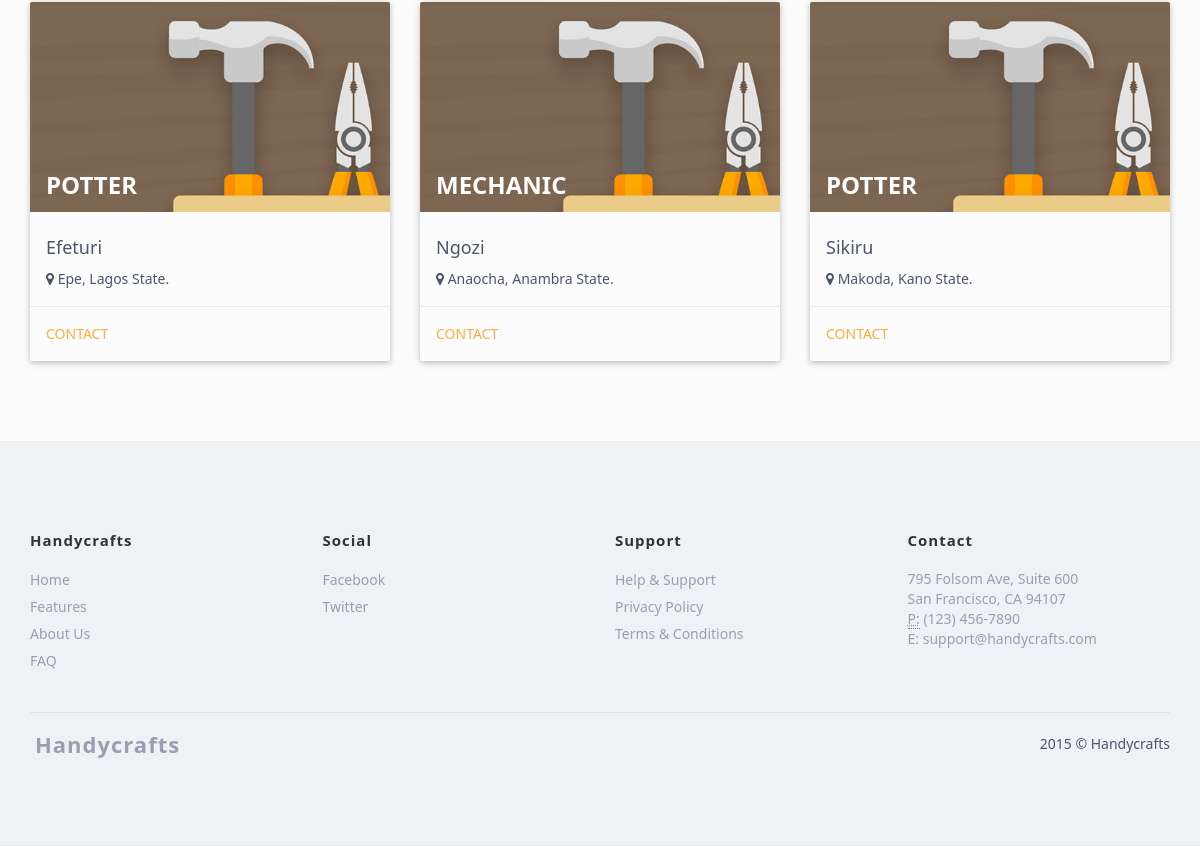
Before: /account/list_artisans/ (lower part) with the older database file.
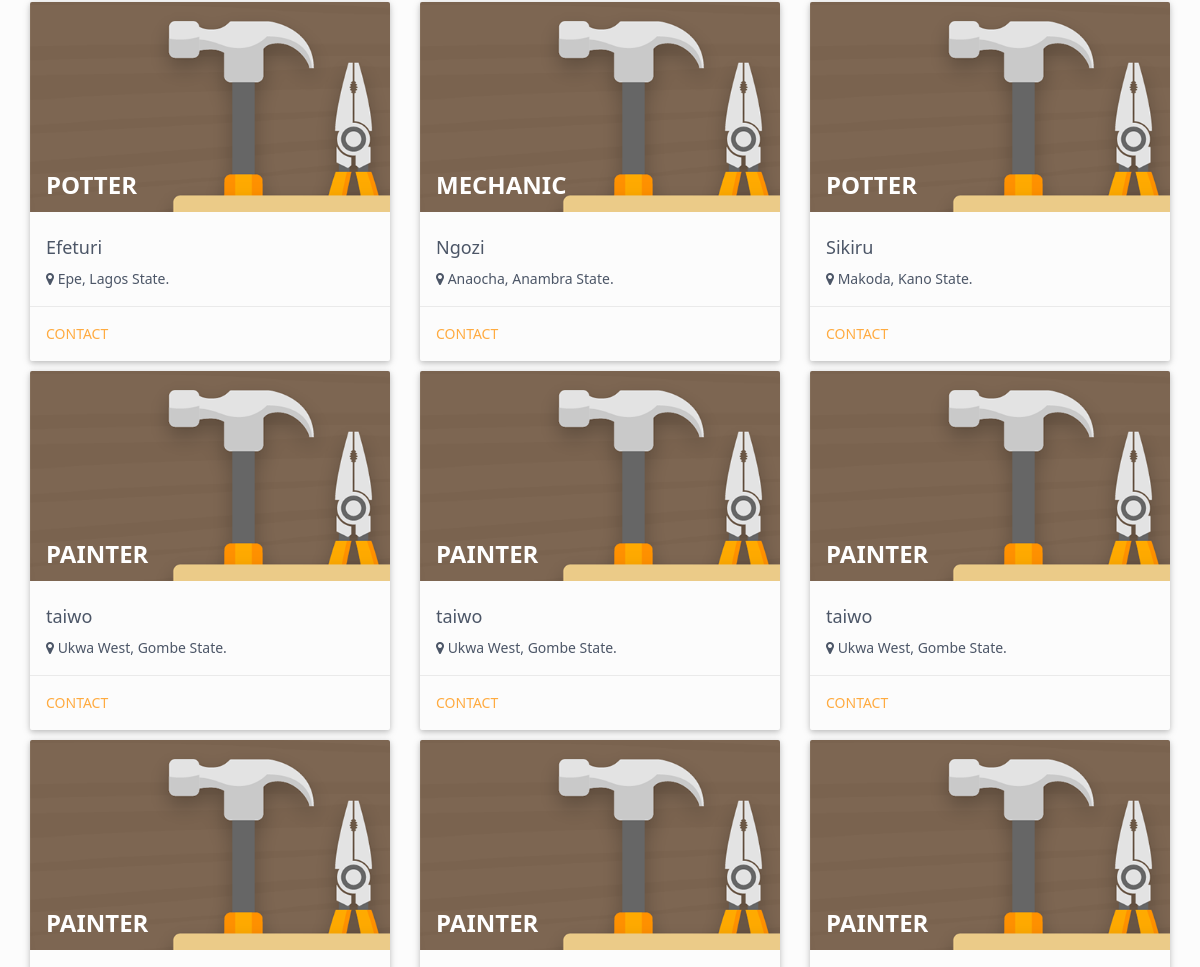
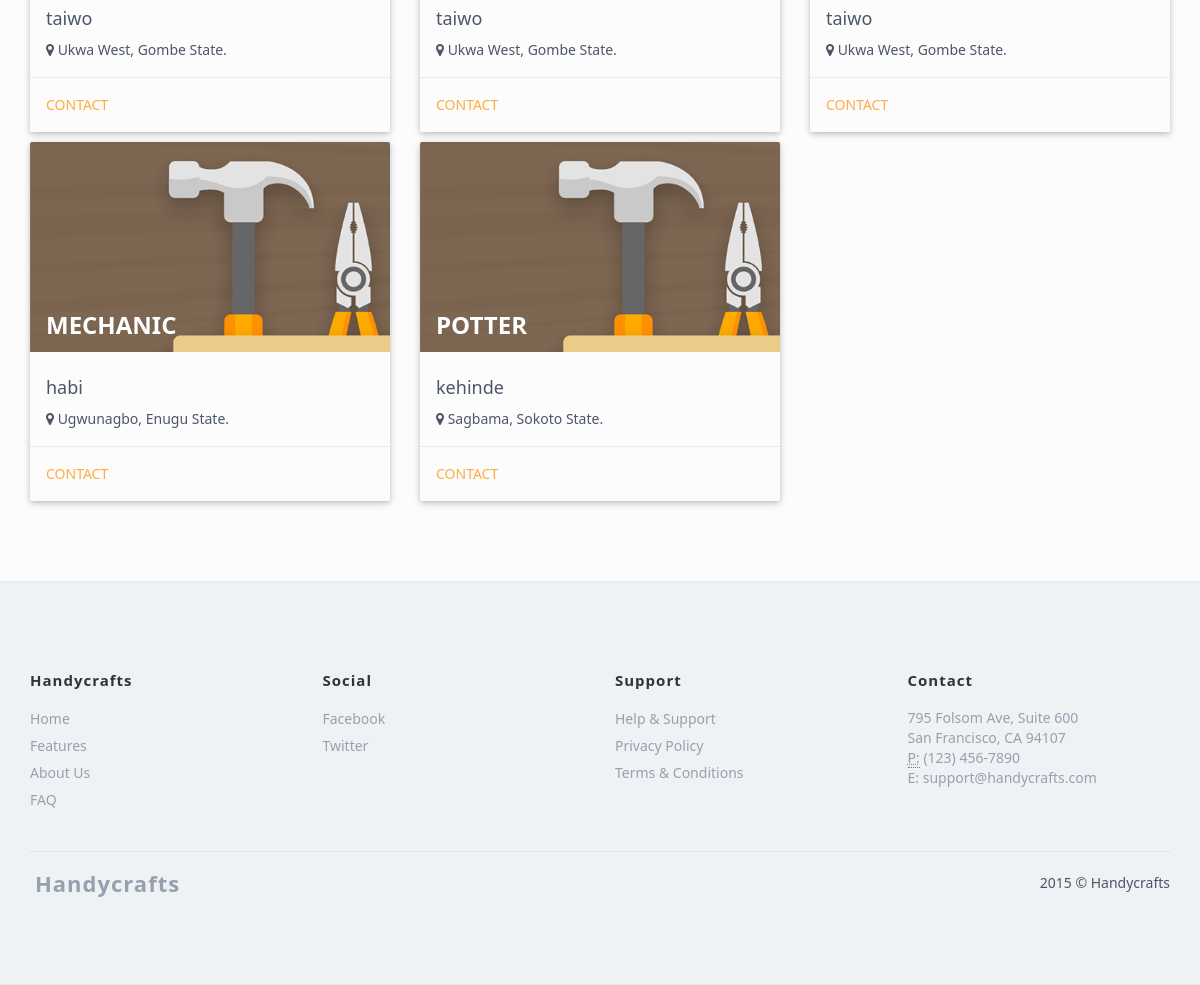
After: the same page with the newer database file (2 pictures, top to bottom).
### registration/models.py (models this page shows, shortened)
class Artisan(models.Model):
    name = models.CharField(max_length=50)
    phone = models.CharField(max_length=15)
    address = models.CharField(max_length=100)
    emailAddress = models.CharField(max_length=30)
    state = models.ForeignKey(State)
    lga = models.ForeignKey(LocalGovernment)
    rating = models.PositiveSmallIntegerField(default=0)
    number_of_ratings = models.PositiveSmallIntegerField(default=0)
    skill = models.CharField(max_length=50)
    created_on = models.DateTimeField(auto_now=True)
    updated_on = models.DateTimeField(auto_now=True)

class LocalGovernment(models.Model):
    state_id = models.IntegerField()
    name = models.CharField(max_length=30)
    def __str__(self):
        return self.name

class State(models.Model):
    name = models.CharField(max_length=30)
    def __str__(self):
        return self.name

### registration/views.py (the view)
class ArtisanList(ListView):
    model = Artisan
    queryset = Artisan.objects.all()
    template_name = 'registration/details/artisan_list.html'
    def get_context_data(self, **kwargs):
        context = super(ArtisanList, self).get_context_data(**kwargs)
        context['artisan_list'] = Artisan.objects.order_by('-rating')
        return context

### registration/templates/registration/details/artisan_list.html (shortened to what this page needs)
{% extends 'base.html' %}
{% block content%}
    <section class="section">
        <div class="container">
            <div class="row">
                {% for artisan in artisan_list %}
                    <div class="col-md-4">
                        <div class="card">
                            <div class="card-image">
                                <img class="img-responsive" src="/static/images/hh.png" >
                                <span class="card-title" style="font-weight: 600;" >{{ artisan.skill }}</span>
                            </div>
                            <div class="card-content">
                                <h4>{{ artisan.name }}</h4>
                                <p><i class="fa fa-map-marker"></i> {{ artisan.lga }}, {{ artisan.state }}. </p>
                            </div>
                            <div class="card-action">
                                <a href="{% url "account:artisanDetail" artisan.id %}">Contact</a>
                            </div>
                        </div>
                    </div>
                {% endfor %}
            </div>
        </div>
    </section>
{% endblock %}

Changed rows visible on the page:
added Artisan: skill "PAINTER", name "taiwo", lga "Ukwa West", state "Gombe State"
added Artisan: skill "PAINTER", name "taiwo", lga "Ukwa West", state "Gombe State"
added Artisan: skill "PAINTER", name "taiwo", lga "Ukwa West", state "Gombe State"
added Artisan: skill "PAINTER", name "taiwo", lga "Ukwa West", state "Gombe State"
added Artisan: skill "PAINTER", name "taiwo", lga "Ukwa West", state "Gombe State"
added Artisan: skill "PAINTER", name "taiwo", lga "Ukwa West", state "Gombe State"
added Artisan: skill "MECHANIC", name "habi", lga "Ugwunagbo", state "Enugu State"
added Artisan: skill "POTTER", name "kehinde", lga "Sagbama", state "Sokoto State"
